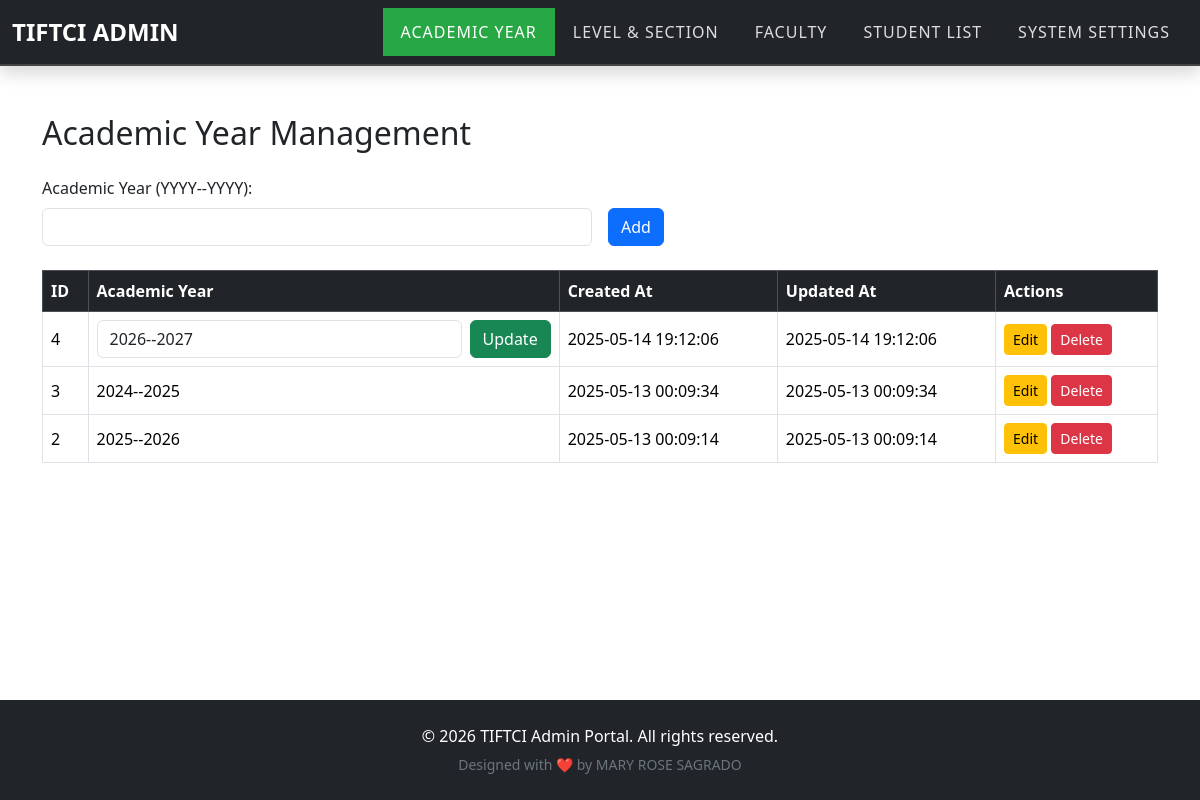
The page /academic_year.php?edit=4 on the database its author committed.
### tables this page shows
CREATE TABLE `academic_year` (
  `id` int(11) NOT NULL,
  `year` varchar(20) NOT NULL,
  `created_at` timestamp NOT NULL DEFAULT current_timestamp(),
  `updated_at` timestamp NOT NULL DEFAULT current_timestamp() ON UPDATE current_timestamp()
);

### academic_year.php (the view, shortened to what this page needs)
<?php
include 'db.php';
$query = "SELECT * FROM academic_year ORDER BY id DESC";
$result = $conn->query($query);
?>
<!DOCTYPE html>
<html lang="en">
<head>
    <link href="https://cdn.jsdelivr.net/npm/bootstrap@5.3.3/dist/css/bootstrap.min.css" rel="stylesheet">
    <link href="nav.css" rel="stylesheet">
</head>
<body>
<nav class="navbar navbar-expand-lg navbar-dark bg-dark shadow">
    <div class="container-fluid">
        <a class="navbar-brand fw-bold" href="admin_dashboard.php">TIFTCI Admin</a>
        <div class="collapse navbar-collapse justify-content-end" id="navbarNav">
            <ul class="navbar-nav">
                <li class="nav-item"><a class="nav-link active" href="academic_year.php">Academic Year</a></li>
                <li class="nav-item"><a class="nav-link" href="level_section.php">Level & Section</a></li>
                <li class="nav-item"><a class="nav-link" href="faculty.php">Faculty</a></li>
                <li class="nav-item"><a class="nav-link" href="students.php">Student List</a></li>
                <li class="nav-item"><a class="nav-link" href="system_settings.php">System Settings</a></li>
            </ul>
        </div>
    </div>
</nav>
<div class="container py-5">
    <h2 class="mb-4">Academic Year Management</h2>
    <form method="POST" class="row g-3 mb-4">
        <div class="col-md-6">
            <label class="form-label">Academic Year (YYYY--YYYY):</label>
            <input type="text" class="form-control" name="year" required pattern="\d{4}--\d{4}">
        </div>
        <div class="col-md-6 d-flex align-items-end">
            <button type="submit" class="btn btn-primary" name="add_year">Add</button>
        </div>
    </form>
    <div class="table-responsive">
        <table class="table table-bordered table-hover align-middle">
            <thead class="table-dark">
                <tr>
                    <th>ID</th>
                    <th>Academic Year</th>
                    <th>Created At</th>
                    <th>Updated At</th>
                    <th>Actions</th>
                </tr>
            </thead>
            <tbody>
                <?php while ($row = $result->fetch_assoc()): ?>
                    <tr>
                        <td><?= $row['id'] ?></td>
                        <td>
                            <?php if (isset($_GET['edit']) && $_GET['edit'] == $row['id']): ?>
                                <form method="POST" class="d-flex">
                                    <input type="text" name="edit_year_val" value="<?= htmlspecialchars($row['year']) ?>" class="form-control me-2" required pattern="\d{4}--\d{4}">
                                    <button type="submit" class="btn btn-success" name="edit_year">Update</button>
                                </form>
                            <?php else: ?>
                                <?= htmlspecialchars($row['year']) ?>
                            <?php endif; ?>
                        </td>
                        <td><?= $row['created_at'] ?></td>
                        <td><?= $row['updated_at'] ?></td>
                        <td>
                            <a href="?edit=<?= $row['id'] ?>" class="btn btn-sm btn-warning">Edit</a>
                            <a href="?delete=<?= $row['id'] ?>" class="btn btn-sm btn-danger" onclick="return confirm('Delete this year?')">Delete</a>
                        </td>
                    </tr>
                <?php endwhile; ?>
            </tbody>
        </table>
    </div>
</div>
<footer class="bg-dark text-white text-center py-4">
    <div class="container">
        <p class="mb-1">&copy; <?= date("Y") ?> TIFTCI Admin Portal. All rights reserved.</p>
        <small class="text-secondary">Designed with ❤️ by MARY ROSE SAGRADO</small>
    </div>
</footer>
</body>
</html>

### nav.css (style rules this page uses)
.navbar { border-bottom: 2px solid #444; background-color: #343a40; }
.navbar-brand { font-size: 1.5rem; color: #fff; font-weight: bold; text-transform: uppercase; }
.navbar-nav .nav-item .nav-link { color: #ddd; padding: 12px 18px; font-size: 1rem; text-transform: uppercase; letter-spacing: 1px; }
.navbar-nav .nav-item .nav-link.active { color: #fff; background-color: #28a745; }
.navbar-collapse { flex-grow: 0; }
html, body { height: 100%; margin: 0; padding: 0; display: flex; flex-direction: column; }
.container { flex: 1; }
footer { background-color: #212529; color: white; text-align: center; padding: 1rem 0; }

### rows shown on the page
academic_year: id "4", edit_year_val "2026--2027", created_at "2025-05-14 19:12:06", updated_at "2025-05-14 19:12:06"
academic_year: id "3", year "2024--2025", created_at "2025-05-13 00:09:34", updated_at "2025-05-13 00:09:34"
academic_year: id "2", year "2025--2026", created_at "2025-05-13 00:09:14", updated_at "2025-05-13 00:09:14"
